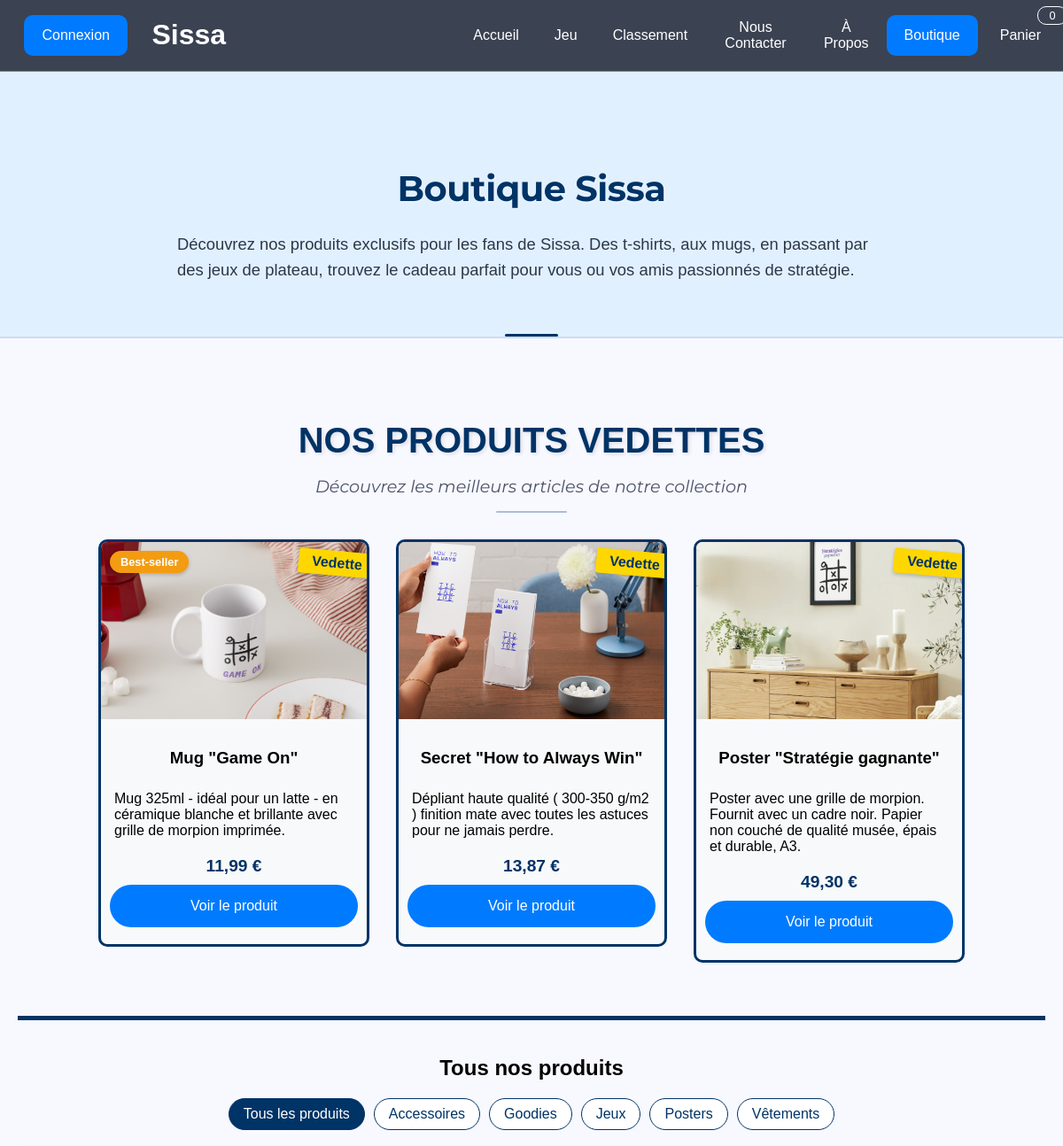
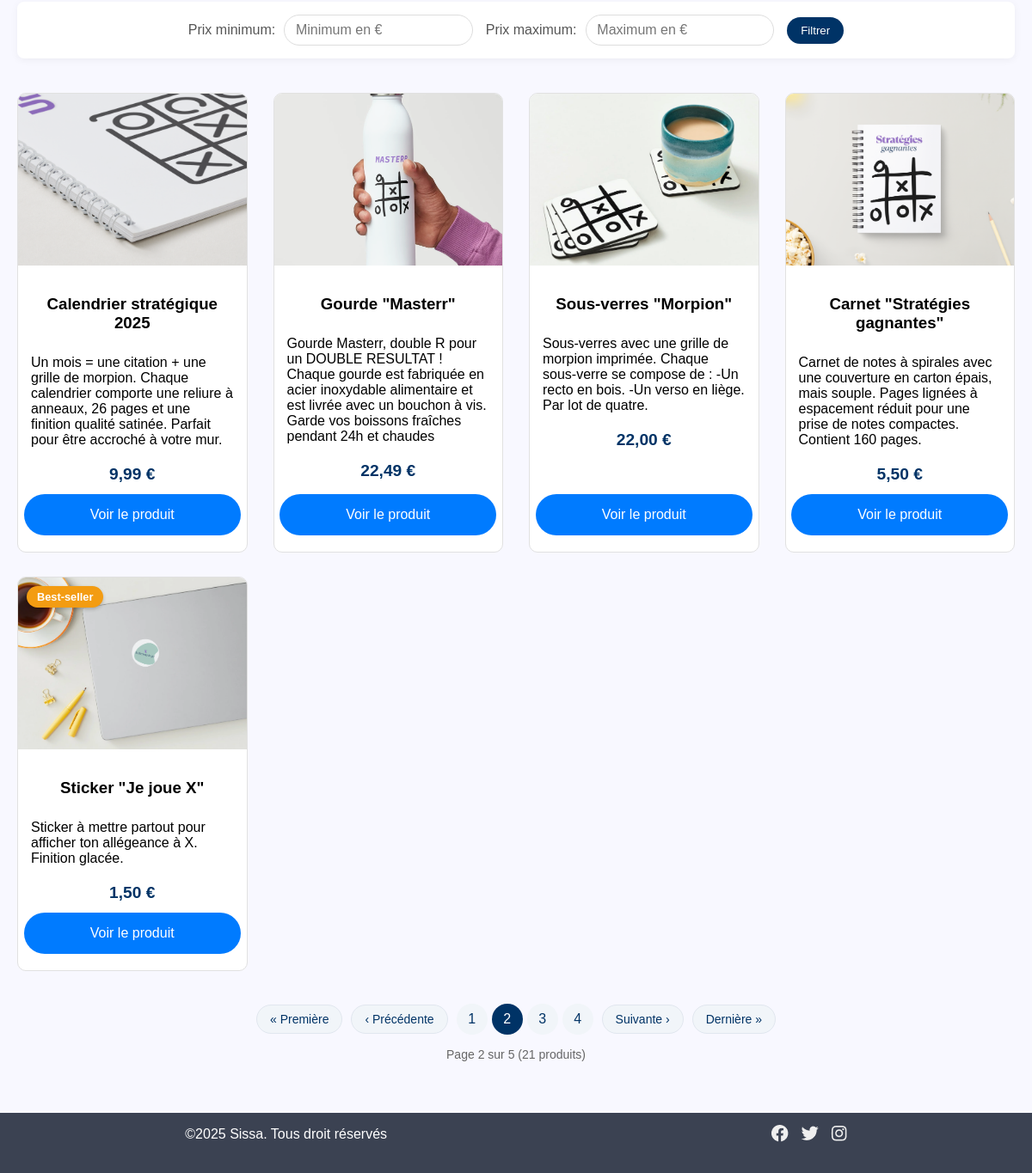
The page /Projet/pages/shop.php?page=2 on the database its author committed (2 pictures, top to bottom).
### tables this page shows
CREATE TABLE Article(
   idArticle INT AUTO_INCREMENT,
   prix DECIMAL(8,2),
   nom VARCHAR(50) NOT NULL,
   stock INT NOT NULL,
   description VARCHAR(200) NOT NULL,
   lien_image VARCHAR(50),
   PRIMARY KEY(idArticle)
);

### Projet/pages/shop.php (the view, shortened to what this page needs)
<!DOCTYPE html>
<html lang="fr">
<head>
    <?php
        include("../common/styles.php");
    ?>
    <link rel="stylesheet" href="shop.css">
</head>
<body>
    <?php
    include("../common/nav.php");
    $pdo = connect();
    ?>
    <?php
    $articles_par_page = 5;
    $page_courante = isset($_GET['page']) ? max(1, intval($_GET['page'])) : 1;
    $debut = ($page_courante - 1) * $articles_par_page;
    $params = [];
    $where_clause = "stock > 0";
    $sql_count = "select count(*) from Article where " . $where_clause;
    $stmt_count = $pdo->prepare($sql_count);
    $stmt_count->execute($params);
    $total_articles = $stmt_count->fetchColumn();
    $nombre_pages = ceil($total_articles / $articles_par_page);
    $params[] = $debut;
    $params[] = $articles_par_page;
    $sql = "SELECT a.*,
    (SELECT MAX(p.proportion_promotion) FROM Promotion p
    JOIN a_la_promotion ap ON p.idPromotion = ap.idPromotion
    WHERE ap.idArticle = a.idArticle
    AND p.debut_promotion <= NOW()
    AND p.fin_promotion >= NOW()) as promotion_active,
    (SELECT p.nom_promotion FROM Promotion p
    JOIN a_la_promotion ap ON p.idPromotion = ap.idPromotion
    WHERE ap.idArticle = a.idArticle
    AND p.debut_promotion <= NOW()
    AND p.fin_promotion >= NOW()
    ORDER BY p.proportion_promotion DESC LIMIT 1) as nom_promotion
    FROM Article a WHERE " . $where_clause . " LIMIT ?, ?";
    $stmt = $pdo->prepare($sql);
    foreach ($params as $key => $value) {
    $param_type = PDO::PARAM_STR;
    if ($key >= count($params) - 2) {
    $param_type = PDO::PARAM_INT;
    }
    $stmt->bindValue($key + 1, $value, $param_type);
    }
    $stmt->execute();
    $articles = $stmt->fetchAll();
    function getBestSellers($pdo, $days = 30, $limit = 5) {
        $sql = "select a.idArticle, a.nom, SUM(ac.quantité_achat) as total_ventes
                from Article a
                join achete ac on a.idArticle = ac.idArticle
                where ac.date_achat >= DATE_SUB(NOW(), INTERVAL ? DAY)
                group by a.idArticle, a.nom
                order by total_ventes DESC
                limit ?";
        $stmt = $pdo->prepare($sql);
        $stmt->bindValue(1, $days, PDO::PARAM_INT);
        $stmt->bindValue(2, $limit, PDO::PARAM_INT);
        $stmt->execute();
        return array_column($stmt->fetchAll(PDO::FETCH_ASSOC), 'idArticle');
    }
    $bestSellers = getBestSellers($pdo, 30, 3);
?>
    <div class="banniere-principale">
        <h1>Boutique Sissa</h1>
        <p>Découvrez nos produits exclusifs pour les fans de Sissa. Des t-shirts, aux mugs, en passant par des jeux de plateau, trouvez le cadeau parfait pour vous ou vos amis passionnés de stratégie.</p>
    </div>
    <div class="content">
        <section class="produits-vedettes">
            <h2>Nos Produits Vedettes</h2>
            <p class="sous-titre-vedette">Découvrez les meilleurs articles de notre collection</p>
            <?php
            $stmt = $pdo->prepare("SELECT a.*,
            (SELECT MAX(p.proportion_promotion) FROM Promotion p
             JOIN a_la_promotion ap ON p.idPromotion = ap.idPromotion
             WHERE ap.idArticle = a.idArticle
             AND p.debut_promotion <= NOW()
             AND p.fin_promotion >= NOW()) as promotion_active,
            (SELECT p.nom_promotion FROM Promotion p
             JOIN a_la_promotion ap ON p.idPromotion = ap.idPromotion
             WHERE ap.idArticle = a.idArticle
             AND p.debut_promotion <= NOW()
             AND p.fin_promotion >= NOW()
             ORDER BY p.proportion_promotion DESC LIMIT 1) as nom_promotion
            FROM article a WHERE stock > 0 order by stock asc limit 3");
            $stmt->execute();
            $produits_vedettes = $stmt->fetchAll(PDO::FETCH_ASSOC);
            ?>
            <div class="wrapper-vedettes">
            <?php foreach ($produits_vedettes as $produit): ?>
            <div class="carte-produit carte-vedette">
                <div class="badge-vedette">Vedette</div>
                <?php if (in_array($produit['idArticle'], $bestSellers)): ?>
                    <div class="badge-bestseller">Best-seller</div>
                <?php endif; ?>
                <img src="<?= htmlspecialchars($produit['lien_image']) ?>"
                    alt="<?= htmlspecialchars($produit['nom']) ?>"
                    class="image-produit">
                <div class="info-produit">
                    <h3><?= htmlspecialchars($produit['nom']) ?></h3>
                    <p><?= htmlspecialchars($produit['description']) ?></p>
                    <div class="prix-produit">
                        <?php if (!empty($produit['promotion_active'])): ?>
                            <span class="prix-original"><?= number_format($produit['prix'], 2, ',', ' ') ?> €</span>
                            <span class="prix-promotion">
                                <?= number_format($produit['prix'] * (1 - $produit['promotion_active']), 2, ',', ' ') ?> €
                            </span>
                        <?php else: ?>
                            <?= number_format($produit['prix'], 2, ',', ' ') ?> €
                        <?php endif; ?>
                    </div>
                    <a href="produit.php?id=<?= $produit['idArticle'] ?>" class="color-button">Voir le produit</a>
                </div>
            </div>
            <?php endforeach; ?>
            </div>
        </section>
        <section class="tous-produits">
            <h2>Tous nos produits</h2>
            <?php
            $stmt = $pdo->query("select distinct categorie from Article order by categorie");
            $categories = $stmt->fetchAll(PDO::FETCH_COLUMN);
            ?>
            <div class="filtres-categories">
                <a href="?" class="bouton-categorie <?= empty($_GET['categorie']) ? 'actif' : '' ?>">
                    Tous les produits
                </a>
                <?php foreach ($categories as $cat): ?>
                    <a href="?categorie=<?= urlencode($cat) ?>"
                       class="bouton-categorie <?= (isset($_GET['categorie']) && $_GET['categorie'] === $cat) ? 'actif' : '' ?>">
                        <?= ucfirst(htmlspecialchars($cat)) ?>
                    </a>
                <?php endforeach; ?>
            </div>
            <form method="GET" class="filtre-prix">
                <div class="groupe-prix">
                    <label for="min_price">Prix minimum:</label>
                    <input type="number" name="min_price" id="min_price" min="0" value="<?= isset($_GET['min_price']) ? htmlspecialchars($_GET['min_price']) : '' ?>" placeholder="Minimum en €">
                </div>
                <div class="groupe-prix">
                    <label for="max_price">Prix maximum:</label>
                    <input type="number" name="max_price" id="max_price" min="0" value="<?= isset($_GET['max_price']) ? htmlspecialchars($_GET['max_price']) : '' ?>" placeholder="Maximum en €">
                </div>
                <button type="submit" class="bouton-appliquer">Filtrer</button>
            </form>
            <?php if (count($articles) > 0): ?>
                <div class="grille-produits">
                    <?php foreach ($articles as $produit): ?>
                    <div class="carte-produit">
                        <img src="<?= htmlspecialchars($produit['lien_image']) ?>"
                             alt="<?= htmlspecialchars($produit['nom']) ?>"
                             class="image-produit">
                        <div class="info-produit">
                        <?php if (in_array($produit['idArticle'], $bestSellers)): ?>
                            <div class="badge-bestseller">Best-seller</div>
                        <?php endif; ?>
                            <h3><?= htmlspecialchars($produit['nom']) ?></h3>
                            <p><?= htmlspecialchars($produit['description']) ?></p>
                            <div class="prix-produit">
                                <?php if (!empty($produit['promotion_active'])): ?>
                                    <span class="prix-original"><?= number_format($produit['prix'], 2, ',', ' ') ?> €</span>
                                    <span class="prix-promotion">
                                        <?= number_format($produit['prix'] * (1 - $produit['promotion_active']), 2, ',', ' ') ?> €
                                    </span>
                                <?php else: ?>
                                    <?= number_format($produit['prix'], 2, ',', ' ') ?> €
                                <?php endif; ?>
                            </div>
                            <a href="produit.php?id=<?= $produit['idArticle'] ?>" class="color-button">Voir le produit</a>
                        </div>
                    </div>
                    <?php endforeach; ?>
                </div>
            <?php else: ?>
                <p class="text-center">Aucun produit ne correspond à vos critères de recherche.</p>
            <?php endif; ?>
            <?php if ($nombre_pages > 1): ?>
            <div class="pagination">
                <div class="controles-pagination">
                    <?php if ($page_courante > 1): ?>
                        <a href="?page=1<?= !empty($_GET['categorie']) ? '&categorie='.urlencode($_GET['categorie']) : '' ?><?= isset($_GET['min_price']) ? '&min_price='.urlencode($_GET['min_price']) : '' ?><?= isset($_GET['max_price']) ? '&max_price='.urlencode($_GET['max_price']) : '' ?>" class="bouton-pagination">&laquo; Première</a>
                        <a href="?page=<?= $page_courante - 1 ?><?= !empty($_GET['categorie']) ? '&categorie='.urlencode($_GET['categorie']) : '' ?><?= isset($_GET['min_price']) ? '&min_price='.urlencode($_GET['min_price']) : '' ?><?= isset($_GET['max_price']) ? '&max_price='.urlencode($_GET['max_price']) : '' ?>" class="bouton-pagination">&lsaquo; Précédente</a>
                    <?php endif; ?>
                    <div class="pages-numeros">
                        <?php
                        $intervalle = 2;
                        for ($i = max(1, $page_courante - $intervalle); $i <= min($nombre_pages, $page_courante + $intervalle); $i++) {
                            $classe_page = ($i == $page_courante) ? 'page-active' : '';
                            echo '<a href="?page='.$i.(!empty($_GET['categorie']) ? '&categorie='.urlencode($_GET['categorie']) : '').(isset($_GET['min_price']) ? '&min_price='.urlencode($_GET['min_price']) : '').(isset($_GET['max_price']) ? '&max_price='.urlencode($_GET['max_price']) : '').'" class="numero-page '.$classe_page.'">'.$i.'</a>';
                        }
                        ?>
                    </div>
                    <?php if ($page_courante < $nombre_pages): ?>
                        <a href="?page=<?= $page_courante + 1 ?><?= !empty($_GET['categorie']) ? '&categorie='.urlencode($_GET['categorie']) : '' ?><?= isset($_GET['min_price']) ? '&min_price='.urlencode($_GET['min_price']) : '' ?><?= isset($_GET['max_price']) ? '&max_price='.urlencode($_GET['max_price']) : '' ?>" class="bouton-pagination">Suivante &rsaquo;</a>
                        <a href="?page=<?= $nombre_pages ?><?= !empty($_GET['categorie']) ? '&categorie='.urlencode($_GET['categorie']) : '' ?><?= isset($_GET['min_price']) ? '&min_price='.urlencode($_GET['min_price']) : '' ?><?= isset($_GET['max_price']) ? '&max_price='.urlencode($_GET['max_price']) : '' ?>" class="bouton-pagination">Dernière &raquo;</a>
                    <?php endif; ?>
                </div>
                <div class="info-pagination">
                    Page <?= $page_courante ?> sur <?= $nombre_pages ?> (<?= $total_articles ?> produits)
                </div>
            </div>
            <?php endif; ?>
        </section>
    </div>
    <?php include("../common/footer.php"); ?>
</body>
</html>

### Projet/pages/palette.css (style rules this page uses)
:root { --sissa_dark_blue: #3b4252; --sissa_light_blue: #007BFF; --sissa_night_sky: #003366; --sissa_error_red: #d9534f; }

### Projet/pages/style.css (style rules this page uses)
html { height: 100%; margin: 0; padding: 0; background-color: ghostwhite; }
body { font-family: Helvetica, sans-serif; height: 100%; margin: 0; padding: 0; display: table; width: 100%; }
a { float: left; display: block; color: white; text-align: center; text-decoration: none; }
p { text-align: left; }
.content { padding: 20px; text-align: center; }
.color-button { background-color: var(--sissa_light_blue); color: white; border: none; padding: 15px 32px; text-align: center; text-decoration: none; display: inline-block; font-size: 16px; margin: 4px 2px; cursor: pointer; border-radius: 40px; }
.content-carte p,h2 { text-align: center; color: black; }

### rows shown on the page
article: shows "Best-seller", shows a picture, nom "Mug \"Game On\"", description "Mug 325ml - idéal pour un latte - en céramique blanche et brillante avec grille de morpion imprimée.", prix "11,99"
article: shows a picture, nom "Secret \"How to Always Win\"", description "Dépliant haute qualité ( 300-350 g/m2 ) finition mate avec toutes les astuces pour ne jamais perdre.", prix "13,87"
article: shows a picture, nom "Poster \"Stratégie gagnante\"", description "Poster avec une grille de morpion. Fournit avec un cadre noir. Papier non couché de qualité musée, épais et durable, A3.", prix "49,30"
article: shows a picture, nom "Calendrier stratégique 2025", description "Un mois = une citation + une grille de morpion. Chaque calendrier comporte une reliure à anneaux, 26 pages et une finition qualité satinée. Parfait pour être accroché à votre mur.", prix "9,99"
article: shows a picture, nom "Gourde \"Masterr\"", description "Gourde Masterr, double R pour un DOUBLE RESULTAT ! Chaque gourde est fabriquée en acier inoxydable alimentaire et est livrée avec un bouchon à vis. Garde vos boissons fraîches pendant 24h et chaudes", prix "22,49"
article: shows a picture, nom "Sous-verres \"Morpion\"", description "Sous-verres avec une grille de morpion imprimée. Chaque sous-verre se compose de : -Un recto en bois. -Un verso en liège. Par lot de quatre.", prix "22,00"
article: shows a picture, nom "Carnet \"Stratégies gagnantes\"", description "Carnet de notes à spirales avec une couverture en carton épais, mais souple. Pages lignées à espacement réduit pour une prise de notes compactes. Contient 160 pages.", prix "5,50"
article: shows a picture, shows "Best-seller", nom "Sticker \"Je joue X\"", description "Sticker à mettre partout pour afficher ton allégeance à X. Finition glacée.", prix "1,50"

### other values the page prints
$value "Accueil"
$value "Jeu"
$value "Classement"
$value "Nous Contacter"
$value "À Propos"
$value "Boutique"
$cat "Accessoires"
$cat "Goodies"
$cat "Jeux"
$cat "Posters"
$cat "Vêtements"
$page_courante "2"
$nombre_pages "5"
$total_articles "21"
